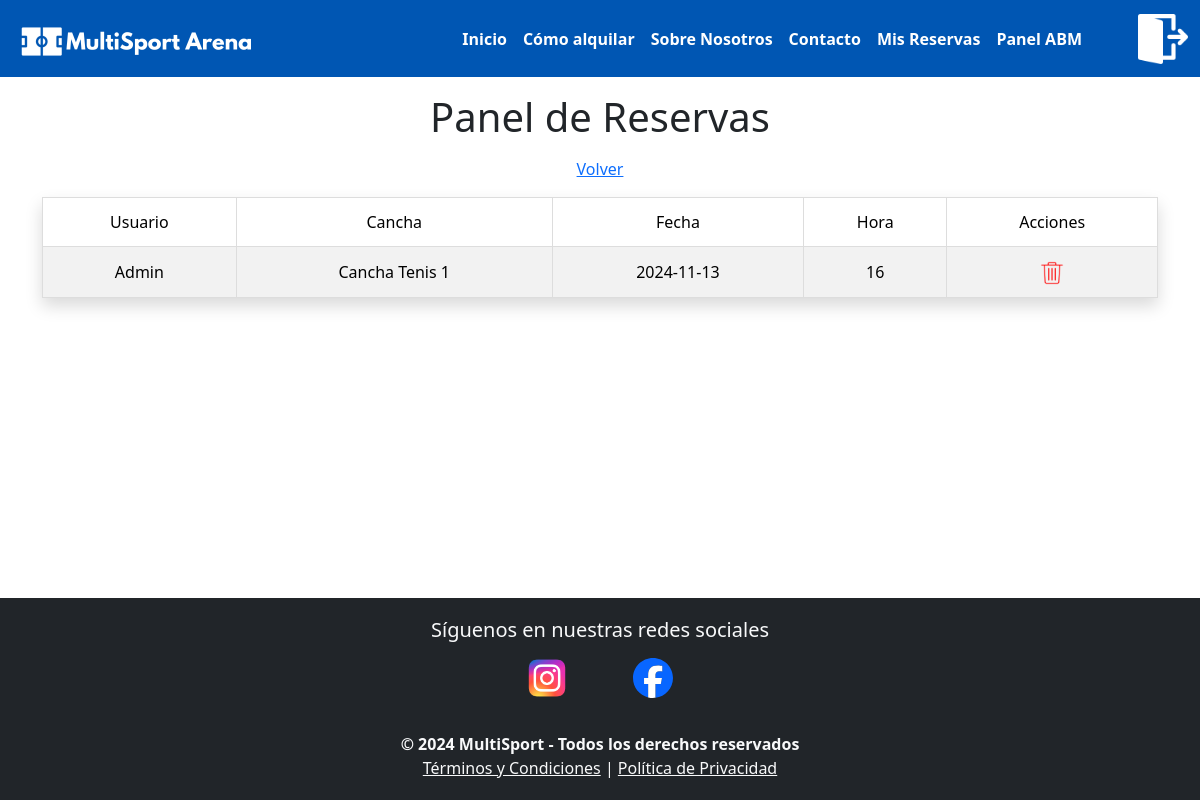
Screenshot of /admin/reservas (signed in) with the database file from the repository.
### tables this page shows
CREATE TABLE Reservas (
            id_reserva INTEGER PRIMARY KEY AUTOINCREMENT,
            id_usuario INTEGER NOT NULL,
            id_cancha INTEGER NOT NULL,
            fecha TEXT NOT NULL,
            hora INTEGER NOT NULL,
            FOREIGN KEY (id_usuario) REFERENCES Usuarios (id_usuario),
            FOREIGN KEY (id_cancha) REFERENCES Canchas (id_cancha)
        );

CREATE TABLE Usuarios (
            id_usuario INTEGER PRIMARY KEY AUTOINCREMENT,
            nombre TEXT NOT NULL,
            email TEXT UNIQUE NOT NULL,
            contraseña TEXT NOT NULL,
            rol TEXT NOT NULL
        );

CREATE TABLE Canchas (
            id_cancha INTEGER PRIMARY KEY AUTOINCREMENT,
            tipo TEXT NOT NULL,
            nombre TEXT NOT NULL
        );

### app.py (the view)
@app.route('/admin/reservas')
def admin_reservas():
    if session.get('user_role') != "administrador":
        flash("No puedes ingresar, no eres admin.")
        return redirect(url_for('index'))
    conn = crear_conexion("reserva_canchas.db")
    reservas = obtener_todas_las_reservas(conn)
    conn.close()
    return render_template('admin_reservas.html', reservas=reservas)

### modelo/conexion.py (called while the page is built)
def crear_conexion(db_file):
    conn = None
    try:
        conn = sqlite3.connect(db_file)
        print(f"Conectado a la base de datos {db_file}")
        return conn
    except Error as e:
        print(f"Error al conectar con la base de datos: {e}")
    return conn

### modelo/reserva.py (called while the page is built)
def obtener_todas_las_reservas(conn):
    cursor = conn.cursor()
    cursor.execute("""
        SELECT r.id_reserva, u.nombre AS usuario, c.nombre AS cancha, r.fecha, r.hora
        FROM Reservas r
        JOIN Usuarios u ON r.id_usuario = u.id_usuario
        JOIN Canchas c ON r.id_cancha = c.id_cancha
    """)
    return cursor.fetchall()

### templates/admin_reservas.html (shortened to what this page needs)
{% include 'header.html' %}
<main class="container mt-3 mb-3">
    <h1 class="text-center mb-3">Panel de Reservas</h1>
    <div class="text-center mb-3">
        <a href="{{ url_for('admin_dashboard') }}">Volver</a>
    </div>
    <table class="table table-striped table-bordered shadow">
        <thead>
            <tr>
                <th>Usuario</th>
                <th>Cancha</th>
                <th>Fecha</th>
                <th>Hora</th>
                <th>Acciones</th>
            </tr>
        </thead>
        <tbody>
            {% for reserva in reservas %}
            <tr>
                <td>{{ reserva[1] }}</td>
                <td>{{ reserva[2] }}</td>
                <td>{{ reserva[3] }}</td>
                <td>{{ reserva[4] }}</td>
                <td>
                    <a href="{{ url_for('eliminar_reserva_route', id=reserva[0]) }}">
                        <img src="{{ url_for('static', filename='img/borrar.png') }}" alt="Eliminar" width="24" height="24">
                    </a>
                </td>
            </tr>
            {% endfor %}
        </tbody>
    </table>
</main>
{% include 'footer.html' %}

### static/css/style.css (style rules this page uses)
html, body { height: 100%; margin: 0; display: flex; flex-direction: column; }
main { flex: 1; }
.table th { vertical-align: middle; font-weight: 500; text-align: center; }
.table td { padding: 0; vertical-align: middle; }
.table-bordered td, .table-bordered th { border: 1px solid #ddd; }
.table th, .table td { text-align: center; padding: 0.75rem; }

### rows the page displays
Reservas: nombre "Admin", nombre "Cancha Tenis 1", fecha "2024-11-13", hora "16"
